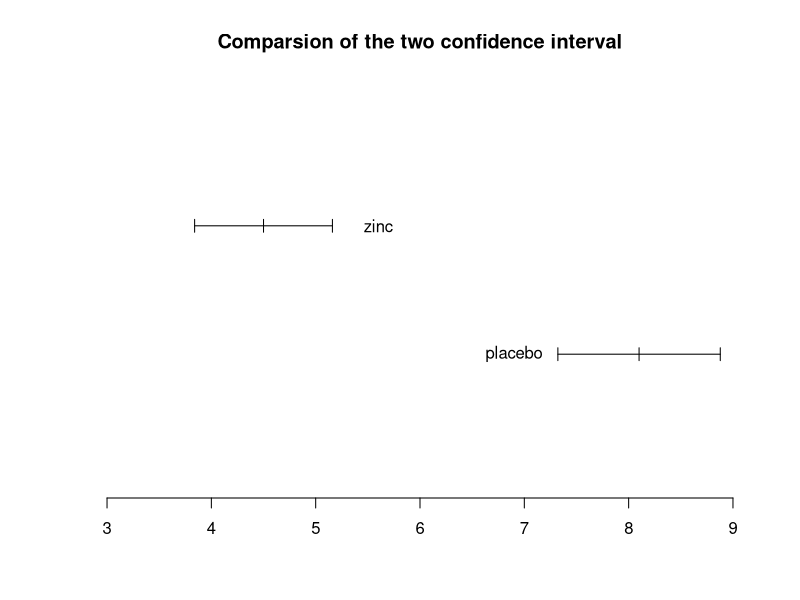
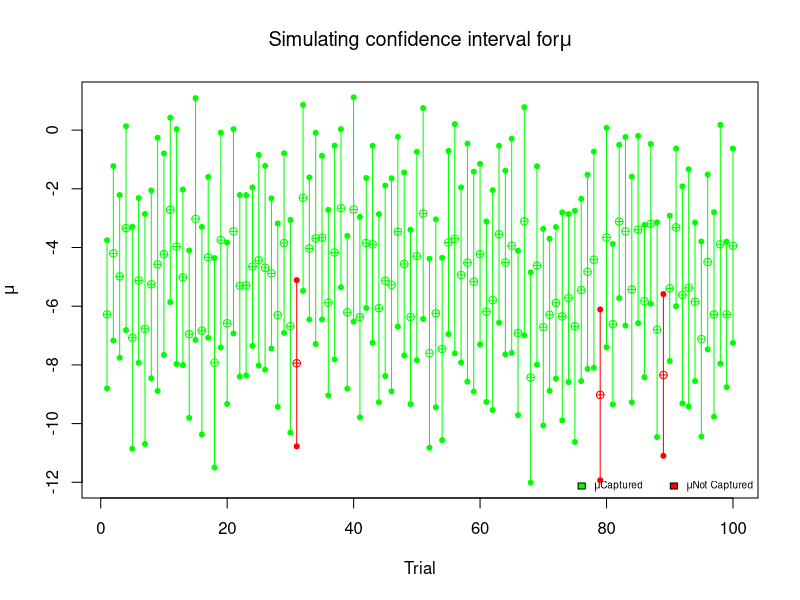

Reproduce these figures in R, in order.
## ---- chunk 1
n1<-64
u1<-27.5
sd1<-2
n2<-100
u2<-24
sd2<-2
se2<-sd2/sqrt(100)
se2
## ---- chunk 2
sqrt((sd1^2/n1)+(sd2^2/n2))
## ---- chunk 3
n1<-25
mu1<-4.5
sd1<-1.6
se1<-1.6/sqrt(n1)
t1<-qt((1-0.95)/2,df=25-1,lower.tail=F)
t1
## ---- chunk 4
low.c<-mu1-t1*se1;low.c
high.c<-mu1+t1*se1;high.c
## ---- chunk 5
n2<-23
mu2<-8.1
sd2<-1.8
se2<-sd2/sqrt(n2)
t2<-qt((1-0.95)/2,df=n2-1,lower.tail=F)
t2
## ---- chunk 6
low.c<-mu2-t2*se2;low.c
high.c<-mu2+t2*se2;high.c
## ---- chunk 7
plot(c(0,3),type='n',xlim=c(3,9),xlab='',ylab='',axes=F,
     main='Comparsion of the two confidence interval')

lines(c(3.839552,5.160448),c(2,2))
text(5.6,2,labels='zinc')
lines(c(3.839552,3.839552),c(1.95,2.05))
lines(c(4.5,4.5),c(1.95,2.05))
lines(c(5.160448,5.160448),c(1.95,2.05))

lines(c( 7.321622,8.878378),c(1,1))
text(6.9,1,labels='placebo')
lines(c( 7.321622, 7.321622),c(0.95,1.05))
lines(c(8.1,8.1),c(0.95,1.05))
lines(c(8.878378,8.878378),c(0.95,1.05))

axis(1)
## ---- chunk 8
n<-20;mu<-1.8;sd<-2.1
se<-sd/sqrt(n)
t<-qt((1-0.95)/2,df=n-1,lower.tail=F)
low.c<-mu-t*se;low.c
high.c<-mu+t*se;high.c
## ---- chunk 9
g1<-c(72,84,66,72,62,84,76,60)
n1<-8;mu1<-sum(g1)/n1;sd1<-sd(g1)
g2<-c(62,72,60,63,75,64,60,52,64,80,68,64)
n2<-12;mu2<-sum(g2)/n2;sd2<-sd(g2)
se<-sqrt((sd1^2/n1)+(sd2^2/n2))
t<-qt((1-0.95)/2,df=n1-1,lower.tail=F)
mu<-mu1-mu2
low.c<-mu-t*se;low.c
high.c<-mu+t*se;high.c
t.test(g1, g2, alternative = 'two.sided', var.equal = F, paired = F, conf.level = 0.95)
## ---- chunk 10
sp<-sqrt(((n1-1)*sd1^2+(n2-1)*sd2^2)/(n1+n2-2))
se<-sp*sqrt((1/n1)+(1/n2))
t<-qt((1-0.95)/2,df=n1+n2-2,lower.tail=F)
low.c<-mu-t*se;low.c
high.c<-mu+t*se;high.c

## ---- chunk 11
n1<-16;n2<-16
d1<-113.75;sd1<-22.64
d2<-99.87;sd2<-12.04
se<-sqrt((sd1^2/n1)+(sd2^2/n2))
se
## ---- chunk 12
t<-qt((1-0.95)/2,df=22,lower.tail=F)
d<-d1-d2
low.c<-d-t*se;low.c
high.c<-d+t*se;high.c
## ---- chunk 13
g<-c(4,4,5,1,-2,0,2,4,-3,0,0,0,-2,2,1)
d<-mean(g);sd<-sd(g)
se<-sd/sqrt(15)
t<-qt((1-0.9)/2,df=14,lower.tail=F)
low.c<-d-t*se;low.c
high.c<-d+t*se;high.c
## ---- chunk 14
Sim_CI<-function(n,mu1,sd1,mu2,sd2,m,conf.level){
  
  prob<-(1-conf.level)/2
  t.value=qt(prob,df=n-1,lower.tail=FALSE)
  
  mean.x=c()
  se.x=c()
  
  
  CI.half=c()
  CI.Up=c()
  CI.Lower=c()
  Check=c()
  
  #Mumeanltiple sampling
  for (i in 1:m){
    
    #one sampling 1
    x1<-rnorm(n,mean=mu1,sd=sd1)
    x2<-rnorm(n,mean=mu2,sd=sd2)
    x<-x1-x2
    mean.x[i]<-mean(x)
    se.x[i]<-sd(x)/sqrt(n)
    
    #calculate one confidence interval
    CI.half[i]<-t.value*se.x[i]
    CI.Up[i]<-mean.x[i]+CI.half[i]
    CI.Lower[i]<-mean.x[i]-CI.half[i]
    if(CI.Up[i]>mu1-mu2 & CI.Lower[i]<mu1-mu2) Check[i]<-1 else Check[i]<-0
  }
  
  plot(c(CI.Up,CI.Lower),type="n",pch=19,xlim=c(1,m),xlab="Trial",ylab=expression(mu))  #n=甚麼都不畫
  abline(h=mu,col="blue")
  
  #check weather each confidence interval captures the population mean (mu)
  for (i in 1:m){
    if (Check[i]==1){
      points(i, mean.x[i], col="green", pch=10)
      points(i, CI.Up[i], col="green", pch=20)
      points(i, CI.Lower[i], col="green", pch=20)
      lines(c(i,i),c(CI.Lower[i],CI.Up[i]), col="green", pch=19)
      
    }else{
      points(i, mean.x[i], col="red", pch=10)
      points(i, CI.Up[i], col="red", pch=20)
      points(i, CI.Lower[i], col="red", pch=20)
      lines(c(i,i),c(CI.Lower[i],CI.Up[i]), col="red", pch=19)
    }
  }
  

  title(expression(paste("Simulating confidence interval for",mu)))
  
  legend("bottomright",cex=0.6,bty = "n",ncol = 2,
         c(expression(paste(mu,"Captured")),expression(paste(mu,"Not Captured"))),
         fill = c("green","red"))
  
  No.Captured = m-sum(Check)
  RESULT = list(Trial=m, Sample.Size=n,
                Population.mean1=mu1,Population.mean2=mu2,Population.sd1=sd1,Population.sd2=sd2,
                Confidence=conf.level,
                No.Captured=No.Captured)
  
  return(RESULT)
}

Sim_CI(n=30, m=100, mu1=50, sd1=5, mu2=55,sd2=7,conf.level=0.95)
